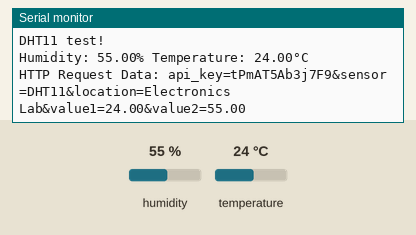
Bench run of a sketch on a simulated ESP8266 (NodeMCU). On the bench: the last lines printed to the serial monitor. The test bench sets the inputs (shaded band); at power-on: humidity 55 %, temperature 24 °C. WiFi joins after 1.5 s; servers stay silent unless stated; uploads are accepted with an empty reply.

Above: at 7.7 s.
7.8 s: humidity set to 22 %
At 7.8 s:
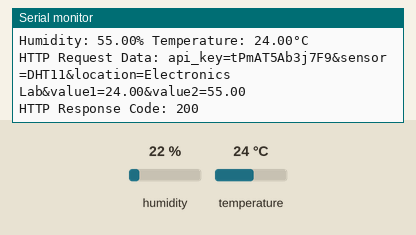
16.2 s: temperature set to 12 °C
At 18.2 s:
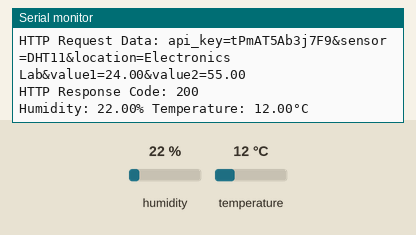
24.6 s: humidity set to 40 %
At 31.2 s:
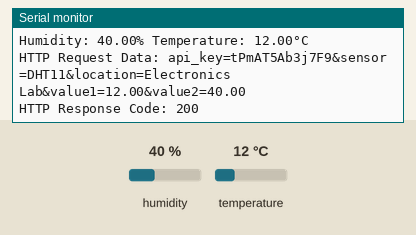

The sketch:

DHT11.ino
```cpp
/*
* This is the testing file for Arduino / ESP8266 interface with DHT11 Temperature and Humidity sensor.
*/

#include <ESP8266WiFi.h>
#include <ESP8266HTTPClient.h>
#include <WiFiClient.h>
#include <DHT.h>

#define DHTPIN 2 //D4
#define DHTTYPE DHT11

// WiFi SSID & Password
const char* ssid = "ssid";
const char* password = "password";

// server setting=
const char* serverName = "http://ip_address/supremeproject/post-sql-data.php";
String apiKeyValue = "tPmAT5Ab3j7F9";

String sensorName = "DHT11";
String sensorLocation = "Electronics Lab";

DHT dht(DHTPIN, DHTTYPE);
HTTPClient http;
WiFiClient wifiClient;

int i = 1;

void setup() {
  // put your setup code here, to run once:

  //WiFi connection
  Serial.begin(115200);
  dht.begin();
  http.begin(wifiClient, serverName);
  WiFi.begin(ssid, password);
  while(WiFi.status() != WL_CONNECTED) {
    //Serial.print(".");
    delay(500);
    }
  Serial.println("");
  Serial.println("WiFi connected.");
  Serial.print("SSID: ");
  Serial.println(WiFi.SSID());
  Serial.print("Client IP Address: ");
  Serial.println(WiFi.localIP());
  delay(5000);

  //sensor initialization
  Serial.println(F("DHT11 test!"));
}

void loop() {
  // put your main code here, to run repeatedly:

  //sensor reading
  float t = dht.readTemperature();
  float h = dht.readHumidity();
  //float f = dht.readHumidity(true); //bool isFahrenheit = true;
  //float hif = dht.computeHeatIndex(f,h);
  //float hic = dht.computeHeatIndex(t,h,false);
  if(isnan(h) || isnan(t) /*|| isnan(f)*/){
    //Serial.println("Failed to read from sensor!");
    delay(500);
    return;
    }

  //sensor reading result
  Serial.print(F("Humidity: "));
  Serial.print(h);
  Serial.print("% ");
  Serial.print(F("Temperature: "));
  Serial.print(t);
  Serial.print("\xc2\xb0");
  Serial.print("C");
  Serial.println("");
  delay(1000);

  //http client setting and data posting
  if(WiFi.status() == WL_CONNECTED && (!isnan(h) || !isnan(t))){
    http.addHeader("Content-Type", "application/x-www-form-urlencoded");
    String request = "api_key=" + apiKeyValue + "&sensor=" + sensorName + "&location=" + sensorLocation + "&value1=" + String(t) + "&value2=" + String(h) + "";
    Serial.print("HTTP Request Data: ");
    Serial.println(request);
    int response = http.POST(request);
    if(response > 0) {
      Serial.print("HTTP Response Code: ");
      Serial.println(response);
      }
    else {
      Serial.print("Error Code: ");
      Serial.println(response);
      }
    http.end();
    delay(10000);
    }
  else {
    Serial.println("WiFi Disconnected");
    }
}
```

Measured:
- after the input at 16.2 s, the serial monitor: prints a new line after 1.6 s (image 2)
- after the input at 24.6 s, the serial monitor: prints a new line after 4.4 s (image 3)
